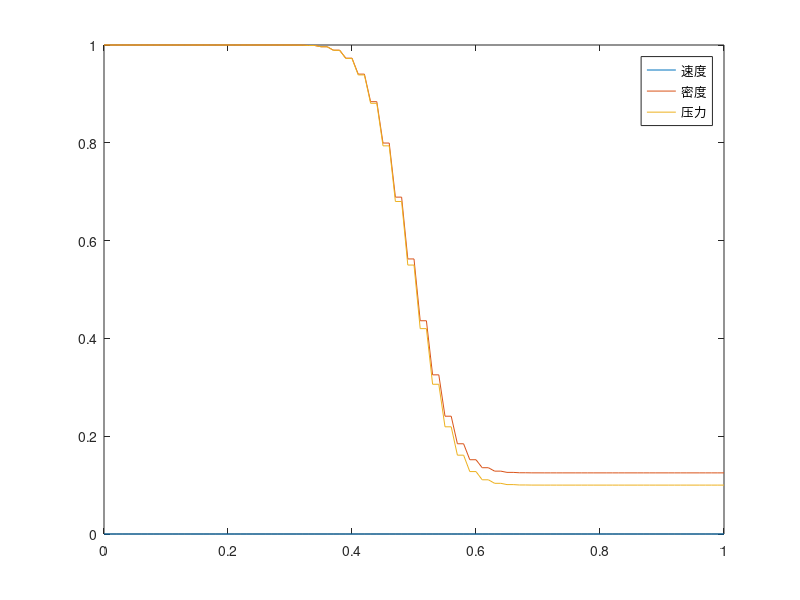
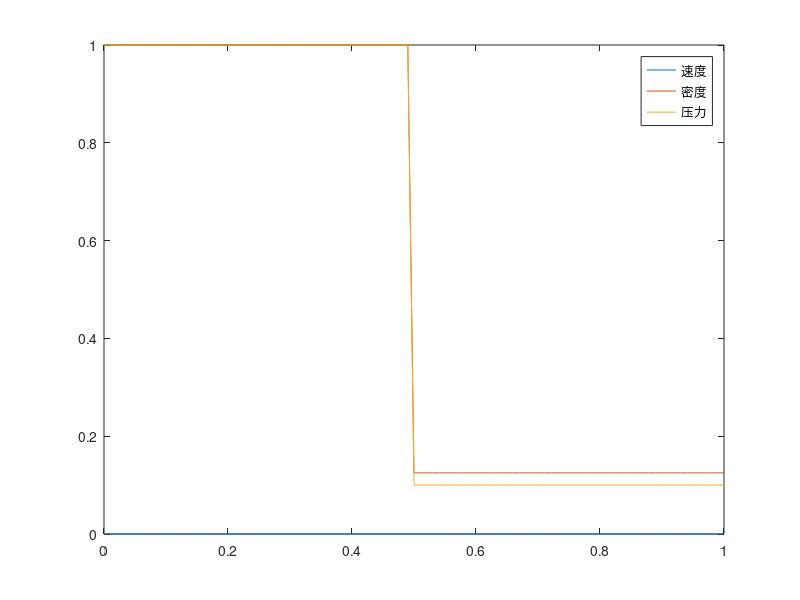

Source code (MATLAB) for these figures, in order: (Note: this script raises an error after producing the figures.)
clear;
%clc;
u=load("velocity.dat");
rou=load("desnity.dat");
p=load("pressure.dat");
x=linspace(0,1,101);

figure(1);
ceng=30;
plot(x,u(:,ceng),x,rou(:,ceng),x,p(:,ceng));
legend('速度','密度','压力');
%xlim([0 1]);
%ylim([-0.2 1.2]);
%title('t=0.30时刻');


u1=u(:,1);
rou1=rou(:,1);
p1=p(:,1);

h = figure(2);
Z = plot(x,u1,x,rou1,x,p1); legend('速度','密度','压力');
% axis tight manual%设置坐标轴范围和纵横比
% ax = gca;
% ax.NextPlot = 'replaceChildren';

loops = 201;
M(loops) = struct('cdata',[],'colormap',[]);

h.Visible = 'off';
for j = 1:loops
    u1=u(:,j);
    rou1=rou(:,j);
    p1=p(:,j);
    plot(x,u1,x,rou1,x,p1); legend('速度','密度','压力');
    drawnow
    M(j) = getframe;
end

h.Visible = 'on';

movie(M);